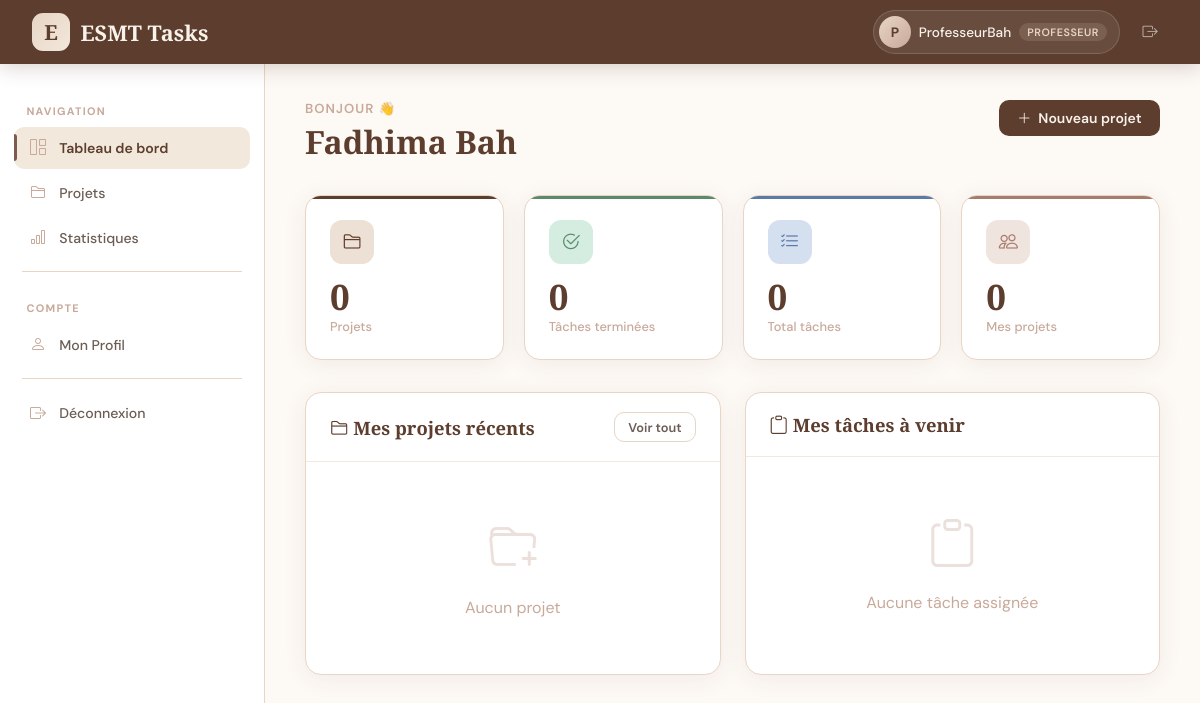
Page / (signed in) on the earlier database version.
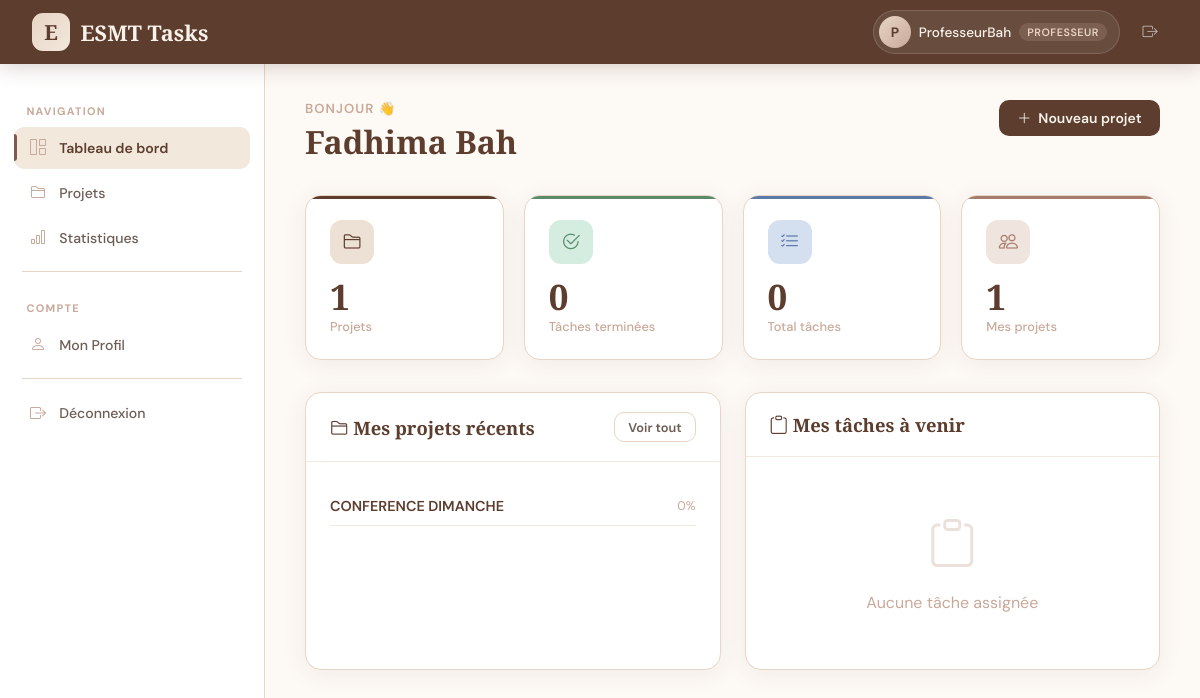
Same page on the later database version.
### projects/models.py (models this page shows, shortened)
class Project(models.Model):
    name = models.CharField(max_length=200)
    description = models.TextField(blank=True)
    created_by = models.ForeignKey(CustomUser, on_delete=models.CASCADE, related_name='created_projects')
    members = models.ManyToManyField(CustomUser, related_name='member_projects', blank=True)
    created_at = models.DateTimeField(auto_now_add=True)
    updated_at = models.DateTimeField(auto_now=True)
    def get_completion_rate(self):
        total = self.tasks.count()
        if total == 0:
            return 0
        done = self.tasks.filter(status='termine').count()
        return round((done / total) * 100)

### users/views.py (the view)
# urls.py: path('', views.dashboard_view, name='dashboard'),
@login_required
def dashboard_view(request):
    from tasks.models import Task
    from projects.models import Project
    my_projects = Project.objects.filter(created_by=request.user)
    member_projects = Project.objects.filter(members=request.user).exclude(created_by=request.user)
    my_tasks = Task.objects.filter(assigned_to=request.user).order_by('due_date')[:5]
    total_tasks = Task.objects.filter(assigned_to=request.user).count()
    done_tasks = Task.objects.filter(assigned_to=request.user, status='termine').count()
    context = {
        'my_projects': my_projects,
        'member_projects': member_projects,
        'my_tasks': my_tasks,
        'total_tasks': total_tasks,
        'done_tasks': done_tasks,
        'total_projects': my_projects.count() + member_projects.count(),
    }
    return render(request, 'dashboard.html', context)

### templates/dashboard.html (shortened to what the changed rows need)
{% extends 'base.html' %}
{% block content %}
<div class="app-layout">
    <main class="main-content">
        <div class="page-header">
            <div>
                <h1 class="page-title">{{ request.user.get_full_name|default:request.user.username }}</h1>
            </div>
        </div>
        <div class="stat-grid">
            <div class="stat-card c1">
                <div class="stat-icon c1"><i class="bi bi-folder2"></i></div>
                <div class="stat-value">{{ total_projects }}</div>
                <div class="stat-label">Projets</div>
            </div>
            <div class="stat-card c4">
                <div class="stat-icon c4"><i class="bi bi-people"></i></div>
                <div class="stat-value">{{ my_projects.count }}</div>
                <div class="stat-label">Mes projets</div>
            </div>
        </div>
        <div style="display:grid;grid-template-columns:1fr 1fr;gap:1.5rem;">
            <div class="card">
                <div class="card-body">
                    {% for project in my_projects|slice:":4" %}
                    <div style="display:flex;justify-content:space-between;align-items:center;padding:.65rem 0;border-bottom:1px solid var(--beige);">
                        <a href="{% url 'project_detail' project.pk %}" style="font-weight:600;color:var(--brown-dark);text-decoration:none;font-size:.9rem;">{{ project.name }}</a>
                        <span style="font-size:.78rem;color:var(--brown-pale);">{{ project.get_completion_rate }}%</span>
                    </div>
                    {% empty %}
                    <div class="empty-state" style="padding:2rem;">
                        <i class="bi bi-folder-plus"></i>
                        <p>Aucun projet</p>
                    </div>
                    {% endfor %}
                </div>
            </div>
        </div>
    </main>
</div>
{% endblock %}

Differences in the rows shown:
added Project: name "CONFERENCE DIMANCHE", get_completion_rate "0"
Other differences:
{{ total_projects }}: "0" → "1"
{{ my_projects.count }}: "0" → "1"
text no longer shown: "Aucun projet"
